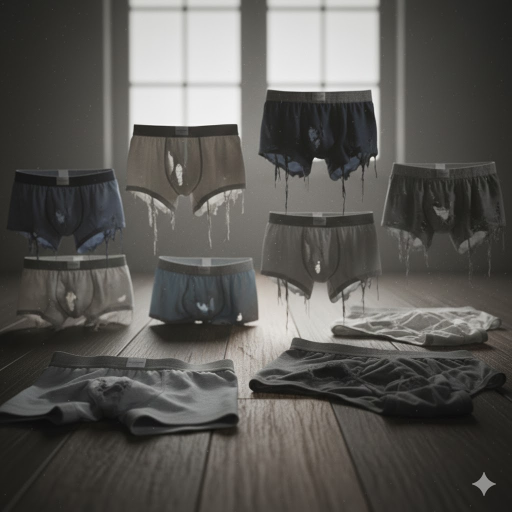
#> input picture assets/products/1.jpg, 1024 x 1024 px, found by its file name (shown at 1/2 size); its folder holds only this picture in this run
$ python process_images.py
#> lines starting #> are read from the running program, lines starting #| are printed output that depends on the picture; after the words box and inside, x2 and y2 are one past the last pixel; in counts of white or black regions, pixels touching at a corner belong together
from PIL import Image, ImageDraw, ImageOps
import requests
from io import BytesIO
import os
import random

def generate_torn_mask(width, height):
    mask = Image.new('L', (width, height), 0)
    draw = ImageDraw.Draw(mask)

    # Create a polygon for the torn paper shape
    points = []

    # Top edge (torn)
    current_x = 0
    while current_x < width:
        next_x = min(width, current_x + random.randint(5, 15))
        y_offset = random.randint(0, 15)
        points.append((next_x, y_offset))
        current_x = next_x

    # Right edge (straight)
    points.append((width, height))

    # Bottom edge (torn)
    current_x = width
    while current_x > 0:
        next_x = max(0, current_x - random.randint(5, 15))
        y_offset = height - random.randint(0, 15)
        points.append((next_x, y_offset))
        current_x = next_x

    # Left edge (straight)
    points.append((0, 0))

    draw.polygon(points, fill=255)
    return mask

def process_product_image(input_path, save_path):
#> called with input_path = 'assets/products/1.jpg', save_path = 'assets/products/1.png'
    img = None
    try:
        img = Image.open(input_path).convert("RGBA")
    except Exception as e:
        print(f"Error opening {input_path}: {e}")
        return

    try:
        # Resize to standard size
        target_size = (400, 400)
        img = img.resize(target_size, Image.Resampling.LANCZOS)
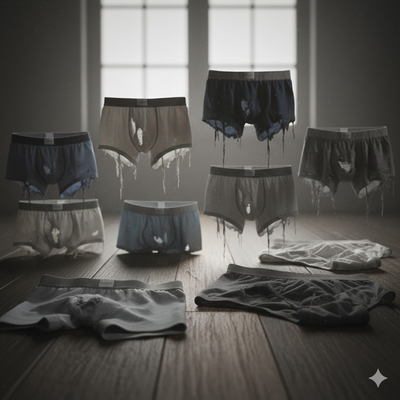
#> img: PIL image 400x400 RGBA; mean R, G, B, A 90.3, 88.5, 84.9, 255

        # Generate mask
        mask = generate_torn_mask(*target_size)
#> in generate_torn_mask, `mask = Image.new('L', (width, height), 0)`: mask: PIL image 400x400 L; every value is 0
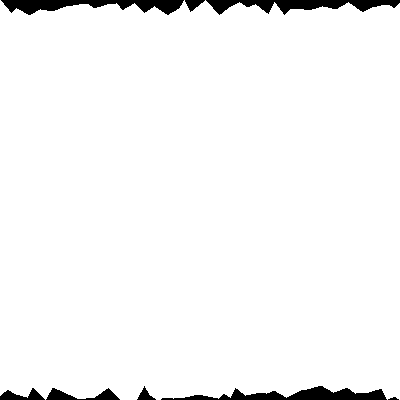
#> mask: PIL image 400x400 L; 96.6% white; 8 black regions, largest, box (x1, y1, x2, y2) and area: (1, 0, 184, 15) 1516, (161, 386, 387, 400) 1501, (206, 0, 400, 15) 1493

        # Apply mask
        output = Image.new('RGBA', target_size, (0, 0, 0, 0))
#> output: PIL image 400x400 RGBA; every value is 0
        output.paste(img, (0, 0), mask)
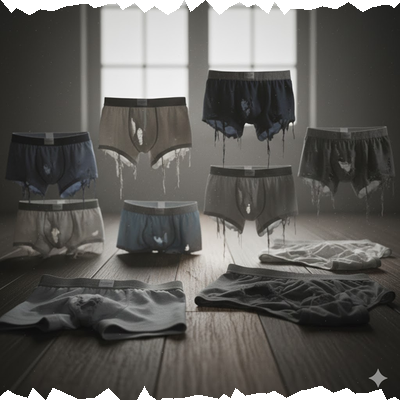
#> output: PIL image 400x400 RGBA; mean R, G, B, A 87.2, 85.5, 82, 246.3; transparent parts drawn white

        # Save
        output.save(save_path, "PNG")
        print(f"Processed and saved: {save_path}")

    except Exception as e:
        print(f"Error processing/saving {save_path}: {e}")

def main():
    products_dir = "assets/products"
    if not os.path.exists(products_dir):
        os.makedirs(products_dir)

    # Process existing jpg images
    for i in range(1, 6):
        input_filename = f"{i}.jpg"
        input_path = os.path.join(products_dir, input_filename)
        output_filename = f"{i}.png"
        output_path = os.path.join(products_dir, output_filename)

        if os.path.exists(input_path):
             process_product_image(input_path, output_path)
        else:
            print(f"File not found: {input_path}")

    # Process logo
    logo_input = os.path.join(products_dir, "logo.jpg")
    logo_output = os.path.join(products_dir, "logo.png")
    if os.path.exists(logo_input):
        process_product_image(logo_input, logo_output)
    else:
        print(f"File not found: {logo_input}")

if __name__ == "__main__":
    main()
